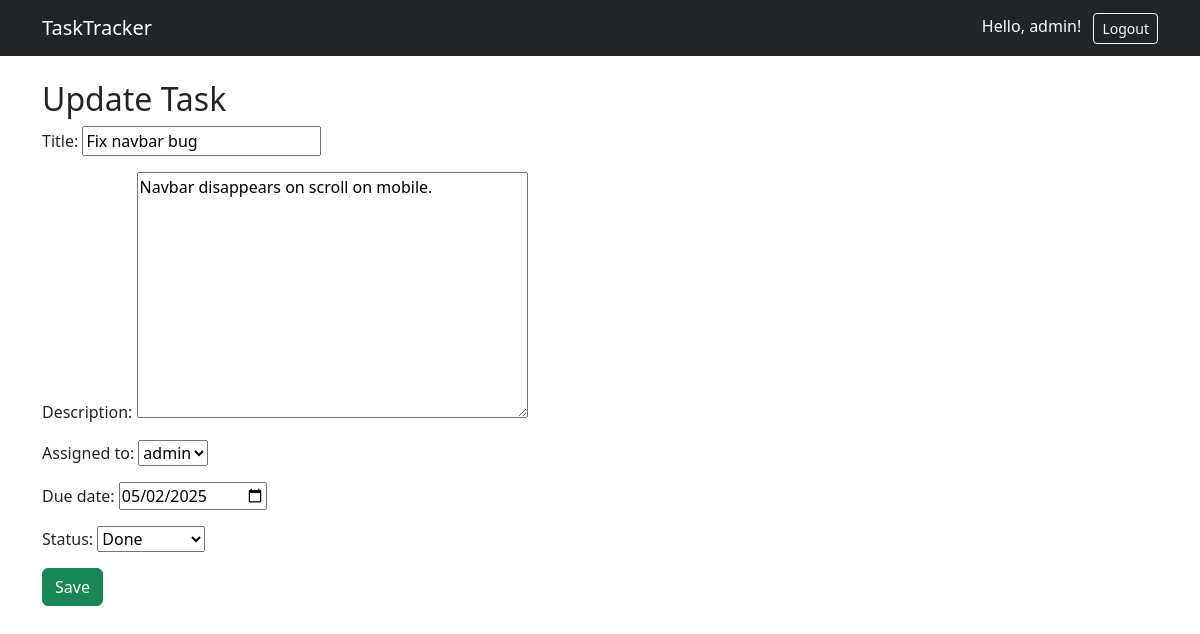
The page /tasks/1/update/ (signed in) on the database its author committed.
### tracker/models.py (models this page shows, shortened)
class Task(models.Model):
    STATUS_CHOICES = [
        ('pending', 'Pending'),
        ('in_progress', 'In Progress'),
        ('done', 'Done'),
    ]
    title = models.CharField(max_length=255)
    description = models.TextField()
    assigned_to = models.ForeignKey(User, on_delete=models.CASCADE, related_name='tasks')
    due_date = models.DateField()
    status = models.CharField(max_length=20, choices=STATUS_CHOICES, default='pending')
    created_at = models.DateTimeField(auto_now_add=True)

### tracker/views.py (the view)
# urls.py: path('tasks/<int:pk>/update/', TaskUpdateView.as_view(), name='task-update'),
class TaskUpdateView(LoginRequiredMixin, UserPassesTestMixin, UpdateView):
    model = Task
    form_class = TaskForm
    template_name = 'tracker/task_form.html'
    success_url = reverse_lazy('task-list')
    def test_func(self):
        task = self.get_object()
        return self.request.user == task.assigned_to

### tracker/forms.py
class TaskForm(forms.ModelForm):
    class Meta:
        model = Task
        fields = ['title', 'description', 'assigned_to', 'due_date', 'status']
        widgets = {
            'due_date': forms.DateInput(attrs={'type': 'date'}),
        }

### templates/tracker/task_form.html (shortened to what this page needs)
{% extends "base.html" %}
{% block content %}
<h2>{% if form.instance.pk %}Update{% else %}Create{% endif %} Task</h2>
<form method="post">
    {{ form.as_p }}
    <button type="submit" class="btn btn-success">Save</button>
</form>
{% endblock %}

### templates/base.html (shortened to what this page needs)
<!DOCTYPE html>
<html lang="en">
<head>
    <link href="https://cdn.jsdelivr.net/npm/bootstrap@5.3.0/dist/css/bootstrap.min.css" rel="stylesheet">
</head>
<body>
<nav class="navbar navbar-expand-lg navbar-dark bg-dark">
    <div class="container">
        <a class="navbar-brand" href="{% url 'dashboard' %}">TaskTracker</a>
        <div>
            {% if user.is_authenticated %}
                <span class="text-white me-2">Hello, {{ user.username }}!</span>
                <a class="btn btn-outline-light btn-sm" href="{% url 'logout' %}">Logout</a>
            {% endif %}
        </div>
    </div>
</nav>
<div class="container mt-4">
    {% block content %}{% endblock %}
</div>
</body>
</html>

### rows shown on the page
Task: title "Fix navbar bug", description "Navbar disappears on scroll on mobile.", assigned_to "admin", due_date "05/02/2025", status "Done"

### other values the page prints
{{ user.username }} "admin"
